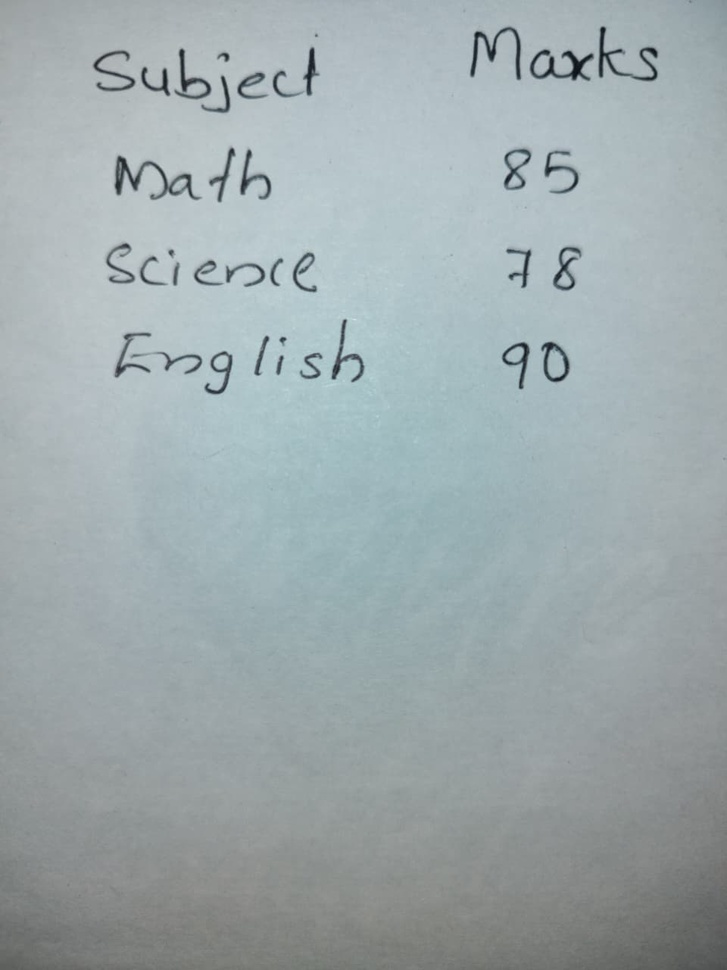
#> input picture marks.jpg, 727 x 970 px, shrunk from 960 x 1280 before the run
$ python detectrows.py
#> lines starting #> are read from the running program, lines starting #| are printed output that depends on the picture; after the words box and inside, x2 and y2 are one past the last pixel; in counts of white or black regions, pixels touching at a corner belong together
import cv2

img = cv2.imread("marks.jpg")
#> img is the input picture: shape (970, 727, 3); mean B, G, R 172.8, 170.3, 158.6
gray = cv2.cvtColor(img, cv2.COLOR_BGR2GRAY)

thresh = cv2.adaptiveThreshold(
    gray,255,
    cv2.ADAPTIVE_THRESH_GAUSSIAN_C,
    cv2.THRESH_BINARY_INV,
    11,2
)
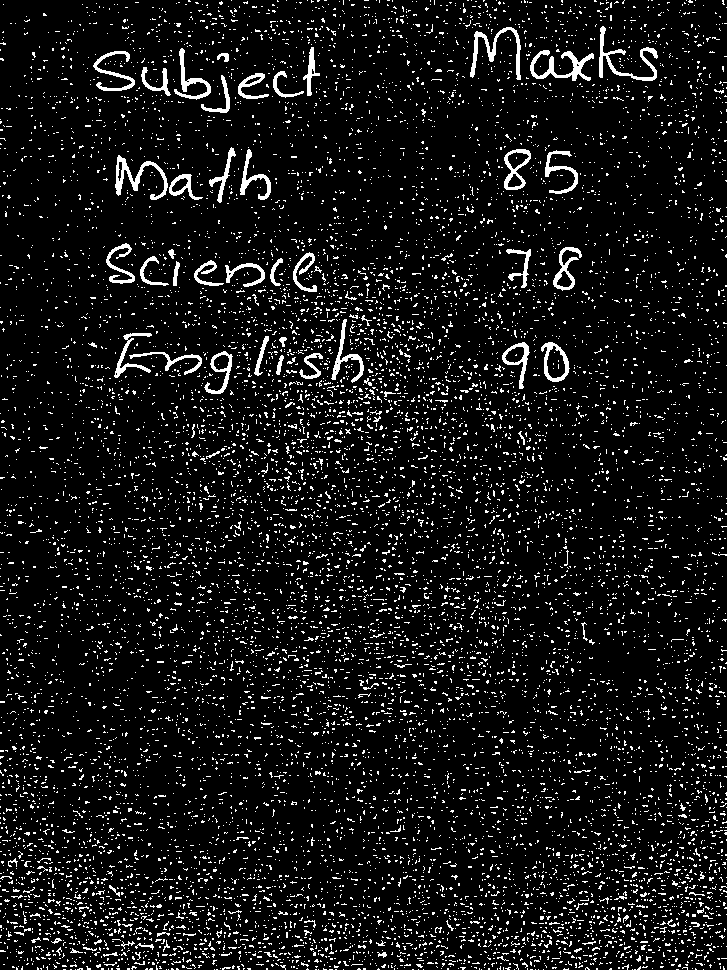
#> thresh: shape (970, 727); 8% white in thin lines or dots

# find contours
contours,_ = cv2.findContours(
    thresh,
    cv2.RETR_EXTERNAL,
    cv2.CHAIN_APPROX_SIMPLE
)
#> contours = 11482 contours, 11443 with area under 20; largest, box (x1, y1, x2, y2) and area: (541, 342, 570, 382) 754, (504, 149, 531, 190) 678, (115, 155, 168, 200) 560, (530, 50, 594, 81) 552, (502, 342, 530, 389) 507

for c in contours:

    x,y,w,h = cv2.boundingRect(c)

    if h > 25 and w > 100:
        cv2.rectangle(img,(x,y),(x+w,y+h),(0,255,0),2)
#> this loop made 11482 passes
#> (c, x, y, w, h) on passes 2, 3, 8: ([[676, 969], [678, 969]], 676, 969, 3, 1), ([[634, 969], [635, 969]], 634, 969, 2, 1), ([[530, 969], [532, 969]], 530, 969, 3, 1)

cv2.imshow("rows",img)
cv2.waitKey(0)
cv2.destroyAllWindows()
